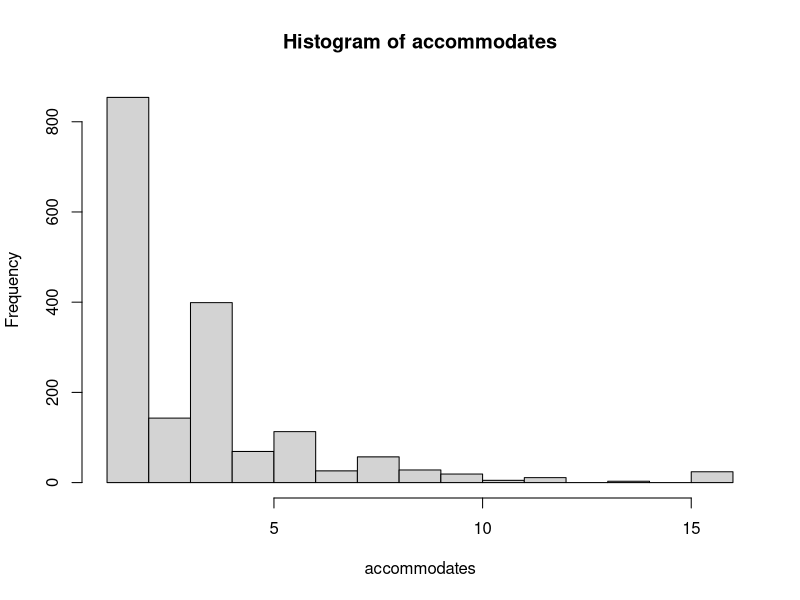
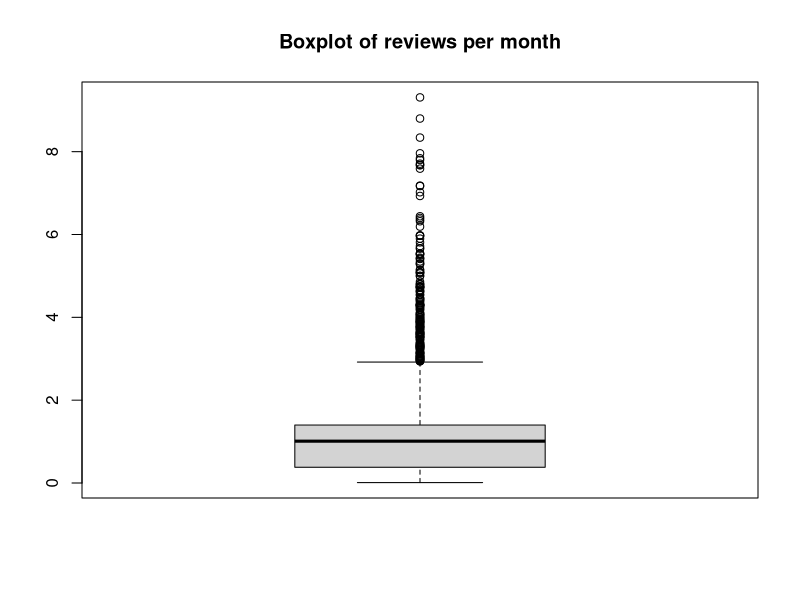

The R source for these figures, in order: (Note: this script raises an error after producing the figures.)
options(digits = 5)

stats <- function(x){
    x_mean = mean(x)
    ux <- unique(x)
    tab <- tabulate(match(x, ux))
    x_mode <- ux[tab == max(tab)]
    x_median <- median(x)
    x_sd <- sd(x)
    x_varc <- var(x)
    x_var_coeff <- x_sd/x_mean
    quantiles <- quantile(x)
    answer <- list("mean" = x_mean, "mode" = x_mode, "median" = x_median, "sd" = x_sd, "varc" = x_varc, "var_coeff" = x_var_coeff, "quantiles" = quantiles)
}

export_data <- function(statistics, file_name){
    fd <- file(file_name)
    open(fd, "w+b")
    write(paste("\n\tmean ------> ", statistics$mean), file = file_name, append = TRUE)
    write(paste("\n\tmode ------> ", statistics$mode), file = file_name, append = TRUE)
    write(paste("\n\tmedian ------> ", statistics$median), file = file_name, append = TRUE)
    write(paste("\n\tsd ------> ", statistics$sd), file = file_name, append = TRUE)
    write(paste("\n\tvarc ------> ", statistics$varc), file = file_name, append = TRUE)
    write(paste("\n\tvar_coeff ------> ", statistics$var_coeff), file = file_name, append = TRUE)
    write(paste("\n\t1st quantile ------> ", statistics$quantiles[2]), file = file_name, append = TRUE)
    write(paste("\n\t2rd quantile ------> ", statistics$quantiles[3]), file = file_name, append = TRUE)
    write(paste("\n\t3rd quantile ------> ", statistics$quantiles[4]), file = file_name, append = TRUE)
    close(fd)
}

raw_csv <- read.csv("listings-antwerp.csv")
data <- raw_csv[c("accommodates", "bedrooms", "price", "reviews_per_month")]

reviews_per_month_avg_notNAs <- mean(data[["reviews_per_month"]], na.rm = TRUE)
data[is.na(data[["reviews_per_month"]]), "reviews_per_month"] <- reviews_per_month_avg_notNAs

bedrooms_avg_notNAs <- mean(data[["bedrooms"]], na.rm = TRUE)
data[is.na(data[["bedrooms"]]), "bedrooms"] <- floor(bedrooms_avg_notNAs) 

accommodates <- data[,"accommodates"]
string_raw_prices <- data [,"price"]
reviews_per_month <- data[,"reviews_per_month"]
amount_of_bedrooms <- data[,"bedrooms"]

print(amount_of_bedrooms)

string_prices <- gsub(pattern =  "\\$", replacement =  "", string_raw_prices)
string_prices2 <- gsub(pattern =  ",", replacement =  "", string_prices)
prices <- as.numeric(as.character(string_prices2))

#histograms
png("./datos generados (Ejercicio 2)/accomodates_hist.png")
hist(accommodates)
dev.off()
png("./datos generados (Ejercicio 2)/prices_hist.png")
dev.new(hist(prices))
dev.off()
png("./datos generados (Ejercicio 2)/reviews_per_month_hist.png")
dev.new(hist(reviews_per_month))
dev.off()

#boxplots
png("./datos generados (Ejercicio 2)/accommodates.png")
dev.new(boxplot(accommodates, main = "Boxplot of accomodates"))
dev.off()
png("./datos generados (Ejercicio 2)/prices_boxplot.png")
dev.new(boxplot(prices, main = "Boxplot of prices"))
dev.off()
png("./datos generados (Ejercicio 2)/reviews_per_month_boxplot.png")
boxplot(reviews_per_month, main = "Boxplot of reviews per month")
dev.off()

export_data(stats(accommodates), "./datos generados (Ejercicio 2)/accomodates.txt")
export_data(stats(prices), "./datos generados (Ejercicio 2)/prices.txt")
export_data(stats(reviews_per_month), "./datos generados (Ejercicio 2)/reviews_per_month.txt")

one_bedroom_amount <- 0
one_bedroom_price_sum <- 0
several_bedroom_amount <- 0
several_bedroom_price_sum <- 0
for(i in 1:length(amount_of_bedrooms)){
    if (amount_of_bedrooms[i] == 1) {
       one_bedroom_amount <- one_bedroom_amount + 1
       one_bedroom_price_sum <- one_bedroom_price_sum + prices[i]
    }
    else {
        several_bedroom_amount <- several_bedroom_amount + 1
        several_bedroom_price_sum <- several_bedroom_price_sum + prices[i]
    }
}

file_name = "./datos generados (Ejercicio 3)/answer.txt"
fd <- file(file_name)
open(fd, "w+b")
write(paste("\n\tone bedroom average price ------> ", as.numeric(as.character(formatC(one_bedroom_price_sum/one_bedroom_amount, digits = 6, format = "f")))), file = file_name, append = TRUE)
write(paste("\n\tseveral bedroom average price ------> ", as.numeric(as.character(formatC(several_bedroom_price_sum/several_bedroom_amount, digits = 6, format = "f")))), file = file_name, append = TRUE)
close(fd)
